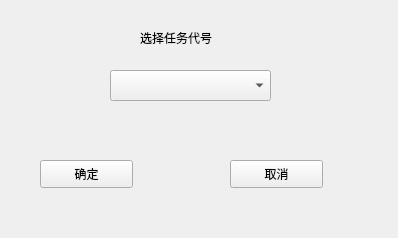
<?xml version="1.0" encoding="UTF-8"?>
<ui version="4.0">
 <class>PopSelectTaskNumber</class>
 <widget class="QWidget" name="PopSelectTaskNumber">
  <property name="geometry">
   <rect>
    <x>0</x>
    <y>0</y>
    <width>398</width>
    <height>238</height>
   </rect>
  </property>
  <property name="windowTitle">
   <string>Form</string>
  </property>
  <widget class="QLabel" name="label">
   <property name="geometry">
    <rect>
     <x>140</x>
     <y>30</y>
     <width>91</width>
     <height>16</height>
    </rect>
   </property>
   <property name="text">
    <string>选择任务代号</string>
   </property>
  </widget>
  <widget class="QComboBox" name="comboBox">
   <property name="geometry">
    <rect>
     <x>110</x>
     <y>70</y>
     <width>161</width>
     <height>31</height>
    </rect>
   </property>
  </widget>
  <widget class="QPushButton" name="OKpushButton">
   <property name="geometry">
    <rect>
     <x>40</x>
     <y>160</y>
     <width>93</width>
     <height>28</height>
    </rect>
   </property>
   <property name="text">
    <string>确定</string>
   </property>
  </widget>
  <widget class="QPushButton" name="pushButton_2">
   <property name="geometry">
    <rect>
     <x>230</x>
     <y>160</y>
     <width>93</width>
     <height>28</height>
    </rect>
   </property>
   <property name="text">
    <string>取消</string>
   </property>
  </widget>
 </widget>
 <resources/>
 <connections/>
</ui>
